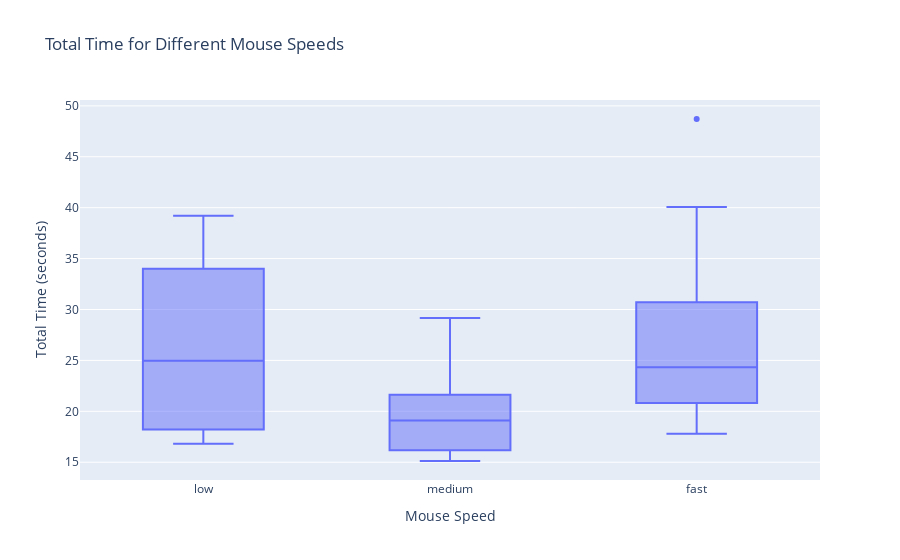
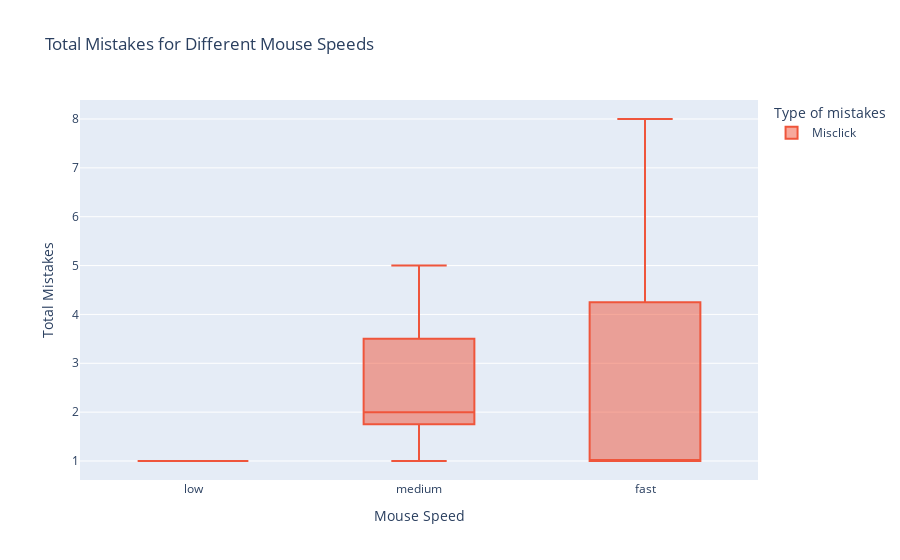

Notebook cell for these charts, in order:
### Code cell
# Get the unique order of "Mouse speed" from the dataframe
mouse_speed_order = df['Mouse speed'].unique()

# Ensure both figures have the same order for "Mouse speed"
fig5 = px.box(df,
              x="Mouse speed",
              y="Total time",
              title="Total Time for Different Mouse Speeds",
              labels={"Total time": "Total Time (seconds)", "Mouse speed": "Mouse Speed"},
              hover_data=["Total mistakes", "Notes"],
              category_orders={"Mouse speed": mouse_speed_order})  # Set the category order

fig6 = px.box(df,
              x="Mouse speed",
              y="Total mistakes",
              title="Total Mistakes for Different Mouse Speeds",
              labels={"Total mistakes": "Total Mistakes", "Mouse speed": "Mouse Speed"},
              color="Type of mistakes",
              hover_data=["Total time", "Notes"],
              category_orders={"Mouse speed": mouse_speed_order})  # Set the category order

fig5.show()
fig6.show()

fig5.write_image("figures/fig5.png", width=width, height=height)
fig6.write_image("figures/fig6.png", width=width, height=height)

### Figure 1 — Plotly figure (JSON) as saved in the notebook; plotly's stock layout.template omitted (floating-point values rounded to 4 significant figures)
{"data": [{"alignmentgroup": "True", "customdata": [[0, null], [0, null], [0, null], [0, "Das sei ein angenehmes Setting"], [0, null], [1, null], [0, null], [0, null], [0, null], [2, "Meinte \"Es sei gar nicht so leicht wenn man schon älter und zittrig sei <br> und nicht so gut sehe\" und hat noch keine vertikale Maus verwendet"], [0, null], [0, null], [1, null], [8, "Ist normalerweise eine langsame Einstellung gewöhnt"], [1, null], [0, null], [3, null], [2, null], [0, null], [1, "Speed-Up hauptsächlich, da Teilnehmer gewusst hatte, was er machts. <br> Dass die Pointer Precision \"on\" ist, habe er nicht gemerkt"], [1, null], [0, "Teilnehmer ist die mittlere Geschwindigkeit \"off\" gewohnt, <br> deshalb war diese Einstellung ungewohnt und ein \"ungutes Gefühl\""], [1, "Teilnehmer meinte, diese Einstellung sein unkontrollierbar"], [0, null], [2, "is used to using a vertical mouse"], [0, null], [5, null], [0, null], [0, null], [1, null], [1, null], [0, null], [0, null], [0, null], [5, null], [0, "Findet Zeiger-Beschleunigung eigentlich eher ungut"]], "hovertemplate": "Mouse Speed=%{x}<br>Total Time (seconds)=%{y}<br>Total mistakes=%{customdata[0]}<br>Notes=%{customdata[1]}<extra></extra>", "legendgroup": "", "marker": {"color": "#636efa"}, "name": "", "notched": false, "offsetgroup": "", "orientation": "v", "showlegend": false, "type": "box", "x": ["low", "low", "medium", "medium", "fast", "fast", "medium", "medium", "fast", "fast", "low", "low", "fast", "fast", "low", "low", "medium", "medium", "low", "low", "medium", "medium", "fast", "fast", "medium", "medium", "fast", "fast", "low", "low", "fast", "fast", "low", "low", "medium", "medium"], "x0": " ", "xaxis": "x", "y": [39.08, 34.78, 29.17, 24.0, 20.83, 48.71, 21.63, 18.93, 25.73, 40.07, 26.75, 33.21, 19.49, 28.0, 16.82, 22.13, 17.84, 16.07, 39.2, 18.22, 19.95, 21.61, 33.41, 22.94, 19.29, 15.12, 27.64, 17.8, 30.93, 18.22, 20.8, 21.03, 23.17, 16.97, 16.26, 15.97], "y0": " ", "yaxis": "y"}], "layout": {"boxmode": "group", "legend": {"tracegroupgap": 0}, "title": {"text": "Total Time for Different Mouse Speeds"}, "xaxis": {"anchor": "y", "categoryarray": ["low", "medium", "fast"], "categoryorder": "array", "domain": [0, 1], "title": {"text": "Mouse Speed"}}, "yaxis": {"anchor": "x", "domain": [0, 1], "title": {"text": "Total Time (seconds)"}}}}

### Figure 2 — Plotly figure (JSON) as saved in the notebook; plotly's stock layout.template omitted (floating-point values rounded to 4 significant figures)
{"data": [{"alignmentgroup": "True", "customdata": [[48.71, null], [40.07, "Meinte \"Es sei gar nicht so leicht wenn man schon älter und zittrig sei <br> und nicht so gut sehe\" und hat noch keine vertikale Maus verwendet"], [19.49, null], [28, "Ist normalerweise eine langsame Einstellung gewöhnt"], [16.82, null], [17.84, null], [16.07, null], [18.22, "Speed-Up hauptsächlich, da Teilnehmer gewusst hatte, was er machts. <br> Dass die Pointer Precision \"on\" ist, habe er nicht gemerkt"], [19.95, null], [33.41, "Teilnehmer meinte, diese Einstellung sein unkontrollierbar"], [19.29, "is used to using a vertical mouse"], [27.64, null], [18.22, null], [20.8, null], [16.26, null]], "hovertemplate": "Type of mistakes=Misclick<br>Mouse Speed=%{x}<br>Total Mistakes=%{y}<br>Total time=%{customdata[0]}<br>Notes=%{customdata[1]}<extra></extra>", "legendgroup": "Misclick", "marker": {"color": "#EF553B"}, "name": "Misclick", "notched": false, "offsetgroup": "Misclick", "orientation": "v", "showlegend": true, "type": "box", "x": ["fast", "fast", "fast", "fast", "low", "medium", "medium", "low", "medium", "fast", "medium", "fast", "low", "fast", "medium"], "x0": " ", "xaxis": "x", "y": [1.0, 2.0, 1.0, 8.0, 1.0, 3.0, 2.0, 1.0, 1.0, 1.0, 2.0, 5.0, 1.0, 1.0, 5.0], "y0": " ", "yaxis": "y"}], "layout": {"boxmode": "group", "legend": {"title": {"text": "Type of mistakes"}, "tracegroupgap": 0}, "title": {"text": "Total Mistakes for Different Mouse Speeds"}, "xaxis": {"anchor": "y", "categoryarray": ["low", "medium", "fast"], "categoryorder": "array", "domain": [0, 1], "title": {"text": "Mouse Speed"}}, "yaxis": {"anchor": "x", "domain": [0, 1], "title": {"text": "Total Mistakes"}}}}
